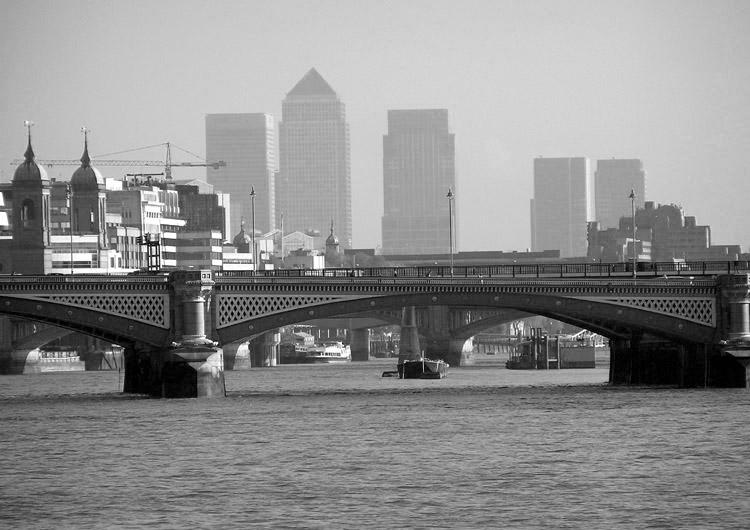
%> input picture HW2/city_orig.jpg, 750 x 530 px; the run also reads 1 picture not shown here
$ octave code.m   (GNU Octave 9; MATLAB toolbox functions it lacks are replaced by stand-ins)
%> lines starting %> are read from the running program, lines starting %| are printed output that depends on the picture
%97101507
%% Question 1
clc;
clear;
img_org = imread("city_orig.jpg");
%> img_org is the input picture: size 530x750 uint8; min 0, max 255, mean 141.1
img_noise = imread("city_noise.jpg");
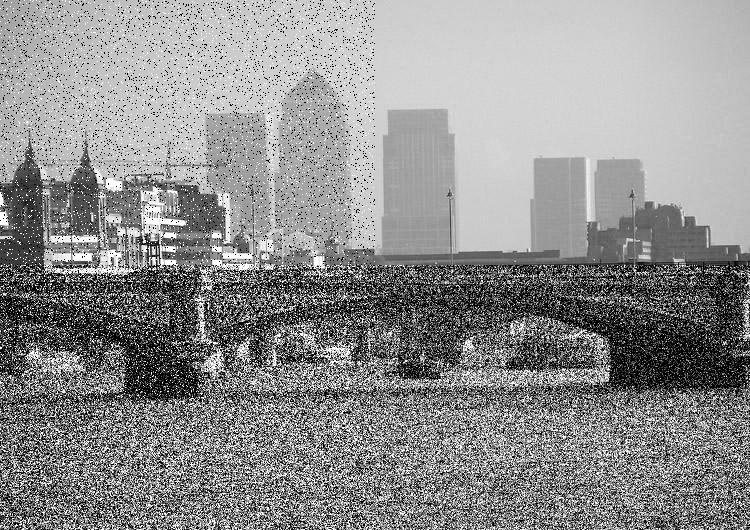
%> input picture HW2/city_noise.jpg, 750 x 530 px
%> img_noise is the input picture: size 530x750 uint8; min 0, max 255, mean 142.9
img_org=double(img_org);
%> img_org: size 530x750 double
img_noise=double(img_noise);
%> img_noise: size 530x750 double
%part one : top left: 1:end/2   salt&paper
%part one : bottom left: end/2 : end  salt&paper +gaussian
%part one : bottom right: 1:end/2 gaussian
%part one : top right
%SNR before filtering
fprintf("before filtering ")
snr_salt_before=SNR(img_org(1:530/2,1:750/2),img_noise(1:530/2,1:750/2))
%> in SNR, `sum1 = sum(x2,'all');`: sum1 = 3200642917
%> in SNR, `sum2 = sum(x_y , 'all');`: sum2 = 202169934
%> in SNR, `snr = 10 * log10( sum1 / sum2);`: snr = 12
%> snr_salt_before = 12
snr_both_before=SNR(img_org(530/2+1:end,1:750/2),img_noise(530/2+1:end,1:750/2))
%> snr_both_before = 3.25
snr_gauss_before=SNR(img_org(530/2+1:end,750/2+1:end),img_noise(530/2+1:end,750/2+1:end))
%> snr_gauss_before = 4.13
snr_without_before=SNR(img_org(1:530/2,750/2+1:end),img_noise(1:530/2,750/2+1:end))
%> snr_without_before = 48.92
%SNR after apply median filter
fprintf("after apply median filter ")
img_median=medfilt2(img_noise);
snr_salt_median=SNR(img_org(1:530/2,1:750/2),img_median(1:530/2,1:750/2))
%> snr_salt_median = 23.84
snr_both_median=SNR(img_org(530/2+1:end,1:750/2),img_median(530/2+1:end,1:750/2))
%> snr_both_median = 9.26
snr_gauss_median=SNR(img_org(530/2+1:end,750/2+1:end),img_median(530/2+1:end,750/2+1:end))
%> snr_gauss_median = 10.02
snr_without_median=SNR(img_org(1:530/2,750/2+1:end),img_median(1:530/2,750/2+1:end))
%> snr_without_median = 33.39
figure
imshow(uint8(img_median));
title(" after apply median filter ");
%SNR after apply gauss filter
fprintf("after apply gauss filter ")
img_gauss=imgaussfilt(img_noise,2);
snr_salt_median=SNR(img_org(1:530/2,1:750/2),img_gauss(1:530/2,1:750/2))
%> snr_salt_median = 20.2
snr_both_median=SNR(img_org(530/2+1:end,1:750/2),img_gauss(530/2+1:end,1:750/2))
%> snr_both_median = 12.59
snr_gauss_median=SNR(img_org(530/2+1:end,750/2+1:end),img_gauss(530/2+1:end,750/2+1:end))
%> in SNR (call 11), `sum1 = sum(x2,'all');`: sum1 = 1207136016
%> in SNR (call 11), `x_y =( X - Y).^2;`:
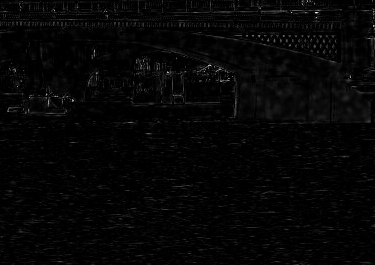
%> x_y: size 265x375 double; min 3.4e-08, max 22197.6, mean 516.6; drawn with min black and max white
%> in SNR (call 11), `sum2 = sum(x_y , 'all');`: sum2 = 51338600.1
%> in SNR (call 11), `snr = 10 * log10( sum1 / sum2);`: snr = 13.71
%> snr_gauss_median = 13.71
snr_without_median=SNR(img_org(1:530/2,750/2+1:end),img_gauss(1:530/2,750/2+1:end))
%> snr_without_median = 29.78

figure
imshow(uint8(img_gauss));
title(" after apply gauss filter with sigma=2 ");

%SNR after apply box filter
fprintf("after apply box filter ")
img_box=imboxfilt(img_noise,5);
snr_salt_box=SNR(img_org(1:530/2,1:750/2),img_box(1:530/2,1:750/2))
%> snr_salt_box = 19.82
snr_both_box=SNR(img_org(530/2+1:end,1:750/2),img_box(530/2+1:end,1:750/2))
%> snr_both_box = 12.05
snr_gauss_box=SNR(img_org(530/2+1:end,750/2+1:end),img_box(530/2+1:end,750/2+1:end))
%> snr_gauss_box = 13.08
snr_without_box=SNR(img_org(1:530/2,750/2+1:end),img_box(1:530/2,750/2+1:end))
%> snr_without_box = 30
figure
imshow(uint8(img_box));
title(" after apply 5*5 box filter ");
%% Question 2
%section a
clc;
clear;
img = imread("hand_xray.jpg");
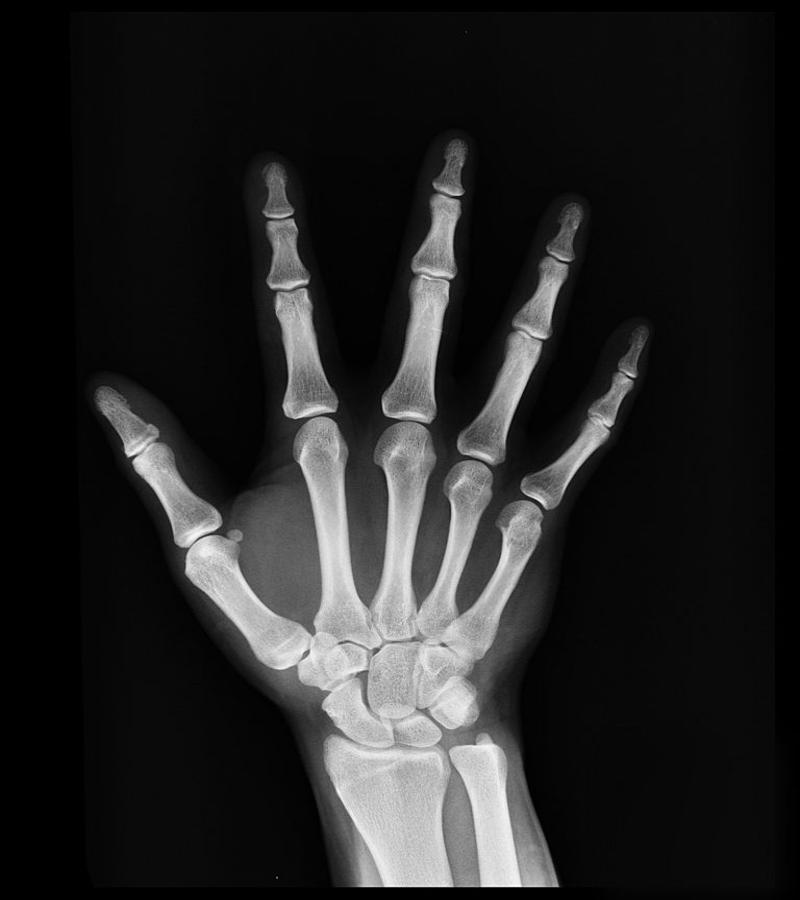
%> input picture HW2/hand_xray.jpg, 800 x 900 px
%> img is the input picture: size 900x800 uint8; min 0, max 254, mean 36.3
img=double(img);
%> img: size 900x800 double
img_fft=fftshift(fft2(img));
power_fft = sum(sum(abs(img_fft).^2));
%> power_fft = 2.62e+15
figure()
imshow(uint8(15*log(img_fft)))
%> (this line was passed over: imshow is not available in this run)
ylabel("dB");
title(" FFT of image ");

%section b
meanIntensity_image = mean(img(:))
%> meanIntensity_image = 36.3
img_fft=fft2(img);
power_img = sum(sum(img.^2));
%> power_img = 3637167282

meanIntensity_fft = img_fft(1,1)*power_img/power_fft
%> meanIntensity_fft = 36.3
%% Question 3
img = imread("chessboard.jpg");
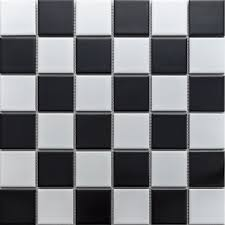
%> input picture HW2/chessboard.jpg, 225 x 225 px
%> img is the input picture: size 225x225x3 uint8; mean R, G, B 119.8, 120.8, 124.9
img_grey=rgb2gray(img);
img_edge = edge(img_grey,'Canny');
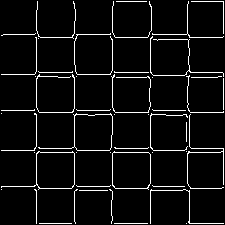
%> img_edge: size 225x225 logical; 5.7% white in thin lines or dots
img_edge1 = edge(img_grey,'sobel');
%> img_edge1: size 225x225 logical; 6.2% white in thin lines or dots
img_edge2 = edge(img_grey,'log');
%> img_edge2: size 225x225 logical; 4.7% white in thin lines or dots

subplot(1,3,1), imshow(img_edge),title(" canny ");
subplot(1,3,2), imshow(img_edge1),title(" sobel ");
subplot(1,3,3), imshow(img_edge2),title(" laplacian of gussian ");

%% Question 4
clc;
clear;
img = imread("hand_xray.jpg");
img_fft=fft2(double(img));
img_rotate=ifft2(conj(img_fft));
figure
imshow(uint8(img_rotate));
%% Question 5
clc;
clear;
img1 = imread("hand_xray.jpg");
img2 = imread("brain_xray.jpg");
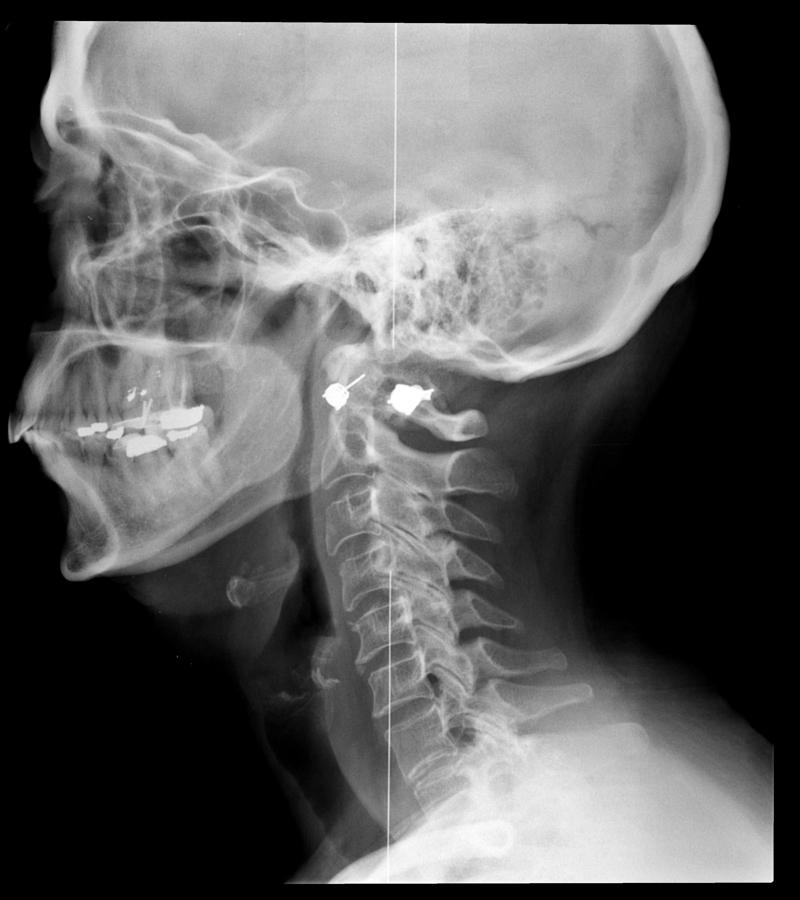
%> input picture HW2/brain_xray.jpg, 800 x 900 px
%> img2 is the input picture: size 900x800 uint8; min 0, max 255, mean 94.8

fft_result1=fft2(double(img1));
mag1=abs(fft_result1);
phase1=angle(fft_result1);

fft_result2=fft2(double(img2));
mag2=abs(fft_result2);
phase2=angle(fft_result2);

img12=ifft2(mag1.*exp(1i*phase2));
img22=ifft2(mag2.*exp(1i*phase1));

% plot
figure()
subplot(2,2,1)
imshow(uint8(img1));
title("image1");
subplot(2,2,2)
imshow(uint8(img2));
title("image2");
subplot(2,2,3)
imshow(uint8(img12));
title(" magnitude of image1+ phase of image2 ");
subplot(2,2,4)
imshow(uint8(img22));
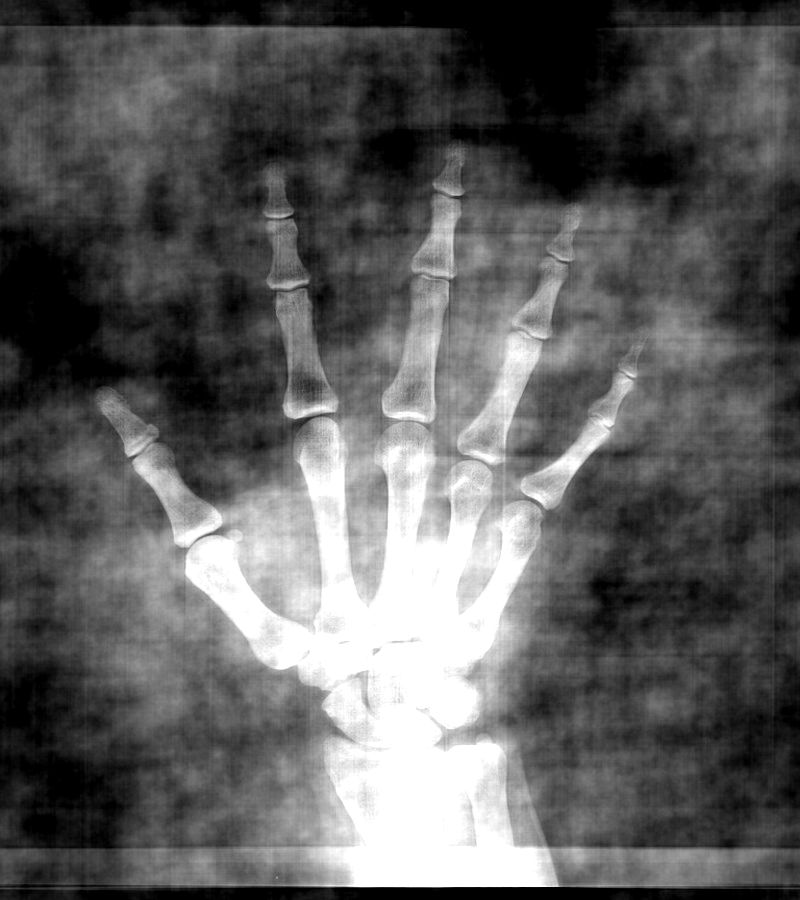
%> displayed picture: size 900x800, on the screen's scale of 0 to 255; min 0, max 255, mean 93.1
title(" magnitude of image2+ phase of image1 ");
%% Question 6
%section a
clc;
clear;
img = imread("wall.jpg");
img=double(img);
img_fft=fftshift(fft2(img));
figure()
imshow(uint8(15*log(img_fft)))
%> (this line was passed over: imshow is not available in this run)
ylabel("dB");
title(" FFT of image ");

%b
%first calculate x & y center image
[y1,x1,z1] = size(img);
%> y1 = 253; x1 = 251; z1 = 3
x_center=int32(x1/2);
%> x_center = 126
y_center=int32(y1/2);
%> y_center = 127

lpf = zeros(y1 , x1);
lpf(y_center-15:y_center+15,x_center-15:x_center+15)=1;
img_fft_filtred=lpf.*img_fft;
img_filter=ifft2(ifftshift(img_fft_filtred));
img_fft_filtred=(1-lpf).*img_fft;
img_filter_hf=ifft2(ifftshift(img_fft_filtred));
figure()
subplot(1,2,1), imshow(uint8(img_filter)),title("  image filtered after apply LPF ");
subplot(1,2,2), imshow(uint8(img_filter_hf)),title(" image filtered after apply HPF ");
%d
% GAUUSIAN FILTER
img_fft=fftshift(fft2(img));
x=251;
y=253;
filter_gauss= GaussianFilter(y,x, 10);

img_fft_filtred=filter_gauss.*img_fft;
img_filter=ifft2(ifftshift(img_fft_filtred));

img_fft_filtred_HF=(1-filter_gauss).*img_fft;
img_filter_hf=ifft2(ifftshift(img_fft_filtred_HF));
figure()
subplot(1,2,1), imshow(uint8(img_filter)),title("  image filtered after apply gaussian LPF ");
subplot(1,2,2), imshow(uint8(img_filter_hf)),title(" image filtered after apply gaussian HPF ");

% Laplacian FILTER
img_fft=fftshift(fft2(img));
x=251;
y=253;
filter_laplace= laplacian(253,251);

img_fft_filtred=filter_laplace.*img_fft;
img_filter=ifft2(ifftshift(img_fft_filtred));

img_fft_filtred_HF=(1 - filter_laplace).*img_fft;
img_filter_hf=ifft2(ifftshift(img_fft_filtred_HF));
img_filter_hf=(img_filter_hf-min(img_filter_hf,[],'all'))./(max(img_filter_hf,[],'all')-min(img_filter_hf,[],'all'));
img_filter_hf=img_filter_hf* 200;
figure()
subplot(1,2,1), imshow(uint8(img_filter)),title("  image filtered after apply Laplacian LPF ");
subplot(1,2,2), imshow(uint8(img_filter_hf)),title(" image filtered after apply Laplacian HPF ");

% Butterworth filter
a=1;   b=1 ;
%%Generate a distance matrix based on the size of the input image.

dist = distmatrix(253,251);
%%Generate a Butterworth high-pass filter.
cutoff = 500; order = 1;
H_but = 1 ./ (1 + (cutoff ./ dist) .^ (2 * order));
%%Apply high-frequency emphasis filtering to the high-pass filter(butter) and display the resulting filter.
H_but_hfe = a + (b .* H_but);
img_filtered=real(ifft2(ifftshift(img_fft.*H_but_hfe)));
img_filtered_lf=real(ifft2(ifftshift(img_fft.*(1-H_but_hfe./(max(H_but_hfe,[],'all'))))));

figure()
subplot(1,2,1),imshow(uint8(img_filtered)),title(" image filtered after apply butterworth LPF ");
subplot(1,2,2),  imshow(uint8(200*img_filtered_lf)),title("  image filtered after apply Laplacian HPF ");


%%
%function
function snr = SNR( X , Y)
x2 = X .* X;
sum1 = sum(x2,'all');
x_y =( X - Y).^2;
sum2 = sum(x_y , 'all');
snr = 10 * log10( sum1 / sum2);
end

function filter_gauss= GaussianFilter(nRows, nCols, sigma)
%> called with nRows = 253, nCols = 251, sigma = 10
    if mod(nRows,2)==0
       centerI =int32(nRows/2)-1;
    else
       centerI =int32(nRows/2);
    end
         if mod(nCols,2) == 0
             centerJ =int32(nCols/2)-1;
         else
             centerJ =int32(nCols/2);
          end
       filter_gauss=zeros(nRows,nCols);
    centerJ=double(centerJ);
    centerI=double(centerI);
    for j = 1:nCols
     for i =1:nRows
       g = exp(-1.0 * ((i - centerI).^ 2 + (j - centerJ).^2) / (2 * sigma.^2));
       filter_gauss(i,j)=g;
     end
    end
end

function filter_laplac= laplacian(nRows, nCols)
%> called with nRows = 253, nCols = 251
filter_laplac=zeros(nRows,nCols);

    for i = 1:nRows
            for j = 1:nCols
		    lap= (i-nRows/2)^2 + (j-nCols/2)^2;
		    filter_laplac(i,j) = -1 * lap; % high pass
            end
    end
    filter_laplac=(filter_laplac-min(filter_laplac,[],'all'))./(max(filter_laplac,[],'all')-min(filter_laplac,[],'all'));
end
function y = distmatrix(M,N)

u = 0:(M - 1);
v = 0:(N - 1);

ind_u = find(u > M/2);
u(ind_u) = u(ind_u) - M;
ind_v = find(v > N/2);
v(ind_v) = v(ind_v) - N;

[V, U] = meshgrid(v, u);

%calculate distance matrix
y = sqrt((U .^ 2) + (V .^ 2));
end
